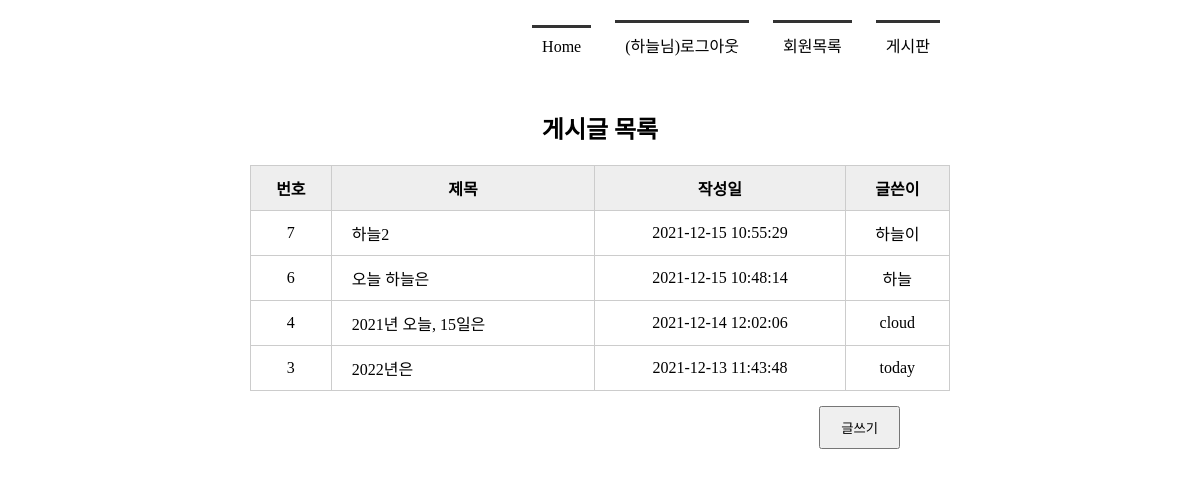
The page /boardlist/ (signed in) on the database its author committed.
### tables this page shows
CREATE TABLE board(
        bno INTEGER PRIMARY KEY AUTOINCREMENT,
        title TEXT NOT NULL,
        content TEXT NOT NULL,
        create_date TIMESTAMP DATE DEFAULT (datetime('now', 'localtime')),
        mid CHAR(5) NOT NULL,
        FOREIGN KEY(mid) REFERENCES member(mid)
    );

### app.py (the view)
@app.route('/boardlist/')
def boardlist():
    conn = getconn()
    cur = conn.cursor()
    sql = "SELECT * FROM board ORDER BY bno DESC"
    cur.execute(sql)
    rs = cur.fetchall()
    conn.close()
    return render_template('boardlist.html', rs=rs)

### app.py (called while the page is built)
def getconn():
    conn = sqlite3.connect('./memberdb.db')
    return conn

### templates/boardlist.html (shortened to what this page needs)
<!DOCTYPE html>
<html lang="ko">
<head>
    <link rel="stylesheet" href="{{ url_for('static', filename='css/style.css') }}">
</head>
<body>
    <div id="container">
        {% include 'navbar.html' %}
        <section>
            <h1>게시글 목록</h1>
            <table class="tbl_bo_list">
                <tr>
                    <th>번호</th>
                    <th>제목</th>
                    <th>작성일</th>
                    <th>글쓴이</th>
                </tr>
                {% for i in rs %}
                <tr>
                    <td>{{ i[0] }}</td>
                    <td><a href="{{ url_for('board_view', bno=i[0]) }}">{{ i[1] }}</a></td>
                    <td>{{ i[3] }}</td>
                    <td>{{ i[4] }}</td>
                </tr>
                {% endfor %}
            </table>
            <div class="btn_write">
                <input type="button" value="글쓰기" onclick="goWrite()">
            </div>
        </section>
    </div>
</body>
</html>

### static/css/style.css (style rules this page uses)
* { margin: 0; padding: 0 }
#container { width: 1000px; margin: 10px auto; }
section { text-align: center }
section table { width: 600px; margin: 0 auto; border-collapse: collapse; }
section h1 { margin-bottom: 20px; }
section table, th, td { border: 1px solid #ccc; padding: 10px; }
section table th { background-color: #eee; }
section table a { color: #000; }
section .tbl_bo_list { width: 700px; margin:0 auto; }
section .tbl_bo_list tr td:nth-child(2) { text-align: left; padding-left: 20px; }
section .tbl_bo_list a { text-decoration: none; color:#000; }
section .btn_write { text-align: right; margin: 15px 200px; }
section .btn_write input { padding: 10px 20px; }

### rows shown on the page
board: bno "7", title "하늘2", create_date "2021-12-15 10:55:29", mid "하늘이"
board: bno "6", title "오늘 하늘은", create_date "2021-12-15 10:48:14", mid "하늘"
board: bno "4", title "2021년 오늘, 15일은", create_date "2021-12-14 12:02:06", mid "cloud"
board: bno "3", title "2022년은", create_date "2021-12-13 11:43:48", mid "today"

### other values the page prints
{{ session['userName'] }} "하늘"
